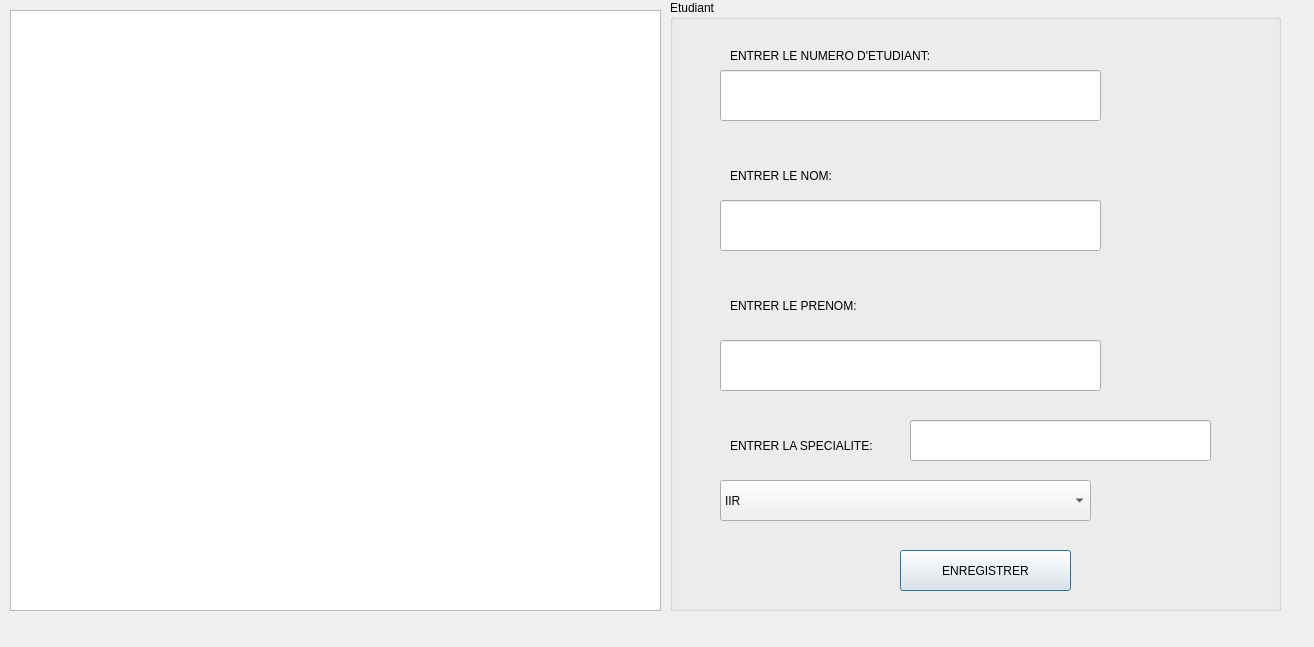
<?xml version="1.0" encoding="UTF-8"?>
<ui version="4.0">
 <class>Etudiantt</class>
 <widget class="QDialog" name="Etudiantt">
  <property name="geometry">
   <rect>
    <x>0</x>
    <y>0</y>
    <width>1314</width>
    <height>647</height>
   </rect>
  </property>
  <property name="windowTitle">
   <string>Dialog</string>
  </property>
  <widget class="QTableView" name="tableView">
   <property name="geometry">
    <rect>
     <x>10</x>
     <y>10</y>
     <width>651</width>
     <height>601</height>
    </rect>
   </property>
  </widget>
  <widget class="QGroupBox" name="groupBox">
   <property name="geometry">
    <rect>
     <x>670</x>
     <y>0</y>
     <width>611</width>
     <height>611</height>
    </rect>
   </property>
   <property name="title">
    <string>Etudiant</string>
   </property>
   <widget class="QPushButton" name="pushButton">
    <property name="geometry">
     <rect>
      <x>230</x>
      <y>550</y>
      <width>171</width>
      <height>41</height>
     </rect>
    </property>
    <property name="text">
     <string>ENREGISTRER</string>
    </property>
   </widget>
   <widget class="QLabel" name="label">
    <property name="geometry">
     <rect>
      <x>60</x>
      <y>40</y>
      <width>431</width>
      <height>31</height>
     </rect>
    </property>
    <property name="text">
     <string>ENTRER LE NUMERO D'ETUDIANT:</string>
    </property>
   </widget>
   <widget class="QLabel" name="label_2">
    <property name="geometry">
     <rect>
      <x>60</x>
      <y>160</y>
      <width>431</width>
      <height>31</height>
     </rect>
    </property>
    <property name="text">
     <string>ENTRER LE NOM:</string>
    </property>
   </widget>
   <widget class="QLabel" name="label_3">
    <property name="geometry">
     <rect>
      <x>60</x>
      <y>290</y>
      <width>431</width>
      <height>31</height>
     </rect>
    </property>
    <property name="text">
     <string>ENTRER LE PRENOM:</string>
    </property>
   </widget>
   <widget class="QLineEdit" name="lineEdit">
    <property name="geometry">
     <rect>
      <x>50</x>
      <y>70</y>
      <width>381</width>
      <height>51</height>
     </rect>
    </property>
   </widget>
   <widget class="QLineEdit" name="lineEdit_2">
    <property name="geometry">
     <rect>
      <x>50</x>
      <y>200</y>
      <width>381</width>
      <height>51</height>
     </rect>
    </property>
   </widget>
   <widget class="QLineEdit" name="lineEdit_3">
    <property name="geometry">
     <rect>
      <x>50</x>
      <y>340</y>
      <width>381</width>
      <height>51</height>
     </rect>
    </property>
   </widget>
   <widget class="QLabel" name="label_4">
    <property name="geometry">
     <rect>
      <x>60</x>
      <y>430</y>
      <width>431</width>
      <height>31</height>
     </rect>
    </property>
    <property name="text">
     <string>ENTRER LA SPECIALITE:</string>
    </property>
   </widget>
   <widget class="QComboBox" name="comboBox">
    <property name="geometry">
     <rect>
      <x>50</x>
      <y>480</y>
      <width>371</width>
      <height>41</height>
     </rect>
    </property>
    <item>
     <property name="text">
      <string>IIR</string>
     </property>
    </item>
    <item>
     <property name="text">
      <string>IFA</string>
     </property>
    </item>
    <item>
     <property name="text">
      <string>GI</string>
     </property>
    </item>
    <item>
     <property name="text">
      <string>BTP</string>
     </property>
    </item>
    <item>
     <property name="text">
      <string>IAII</string>
     </property>
    </item>
   </widget>
   <widget class="QLineEdit" name="lineEdit_4">
    <property name="geometry">
     <rect>
      <x>240</x>
      <y>420</y>
      <width>301</width>
      <height>41</height>
     </rect>
    </property>
   </widget>
  </widget>
 </widget>
 <resources/>
 <connections/>
</ui>
